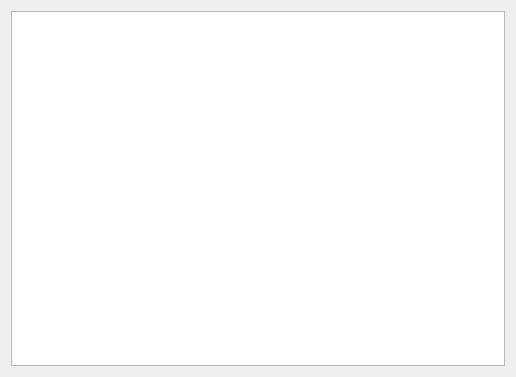
<?xml version="1.0" encoding="UTF-8"?>
<ui version="4.0">
 <class>TTKSlowMovingTableWindow</class>
 <widget class="QMainWindow" name="TTKSlowMovingTableWindow">
  <property name="geometry">
   <rect>
    <x>0</x>
    <y>0</y>
    <width>516</width>
    <height>377</height>
   </rect>
  </property>
  <property name="windowTitle">
   <string>TTKSlowMovingTableWindow</string>
  </property>
  <widget class="QWidget" name="centralWidget">
   <layout class="QVBoxLayout" name="verticalLayout">
    <item>
     <widget class="TTKSlowMovingTableWidget" name="tableWidget"/>
    </item>
   </layout>
  </widget>
 </widget>
 <layoutdefault spacing="6" margin="11"/>
 <customwidgets>
  <customwidget>
   <class>TTKSlowMovingTableWidget</class>
   <extends>QTableWidget</extends>
   <header>ttkslowmovingtablewidget.h</header>
  </customwidget>
 </customwidgets>
 <resources/>
 <connections/>
</ui>
